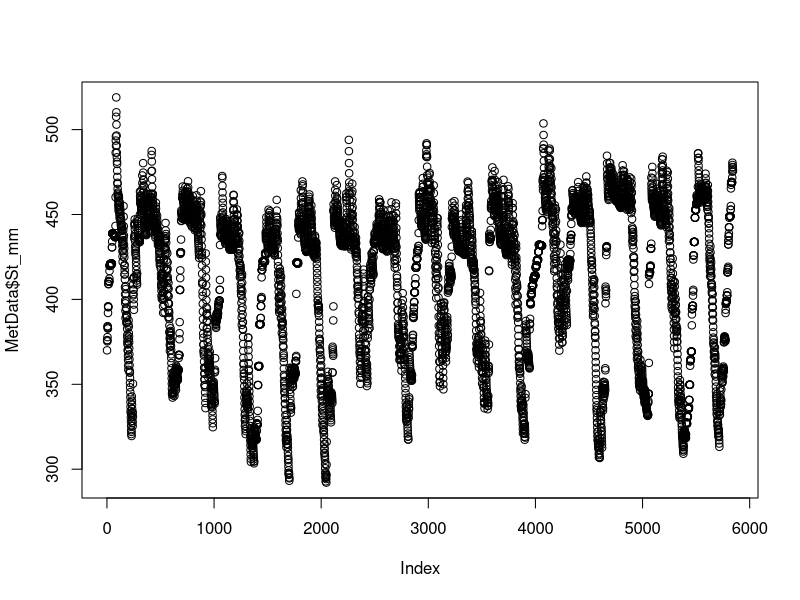
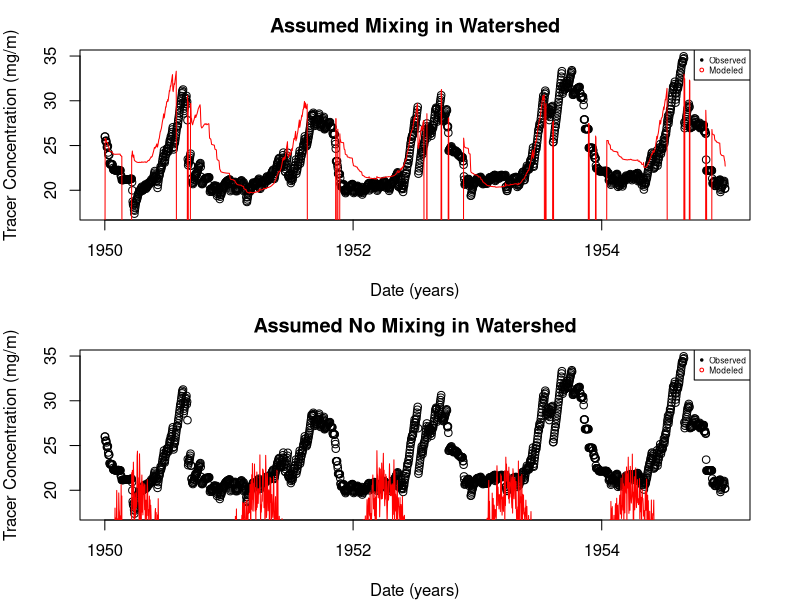
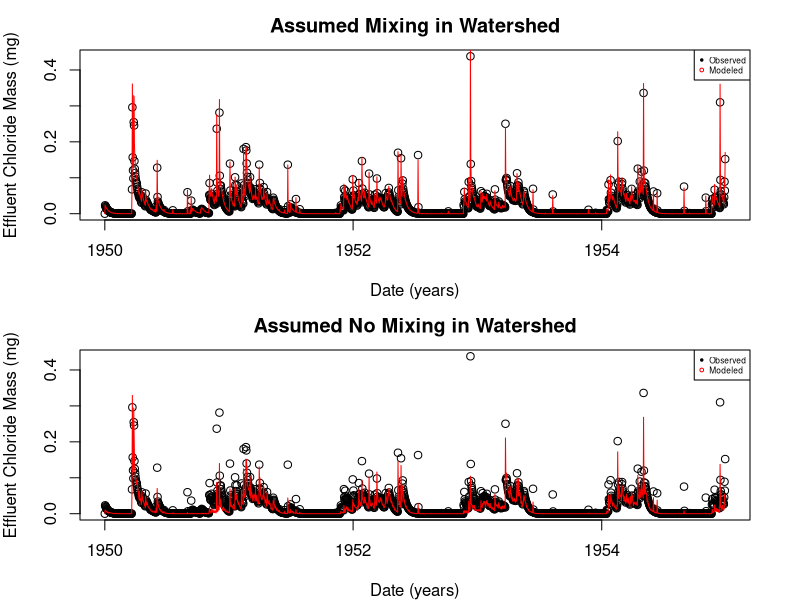
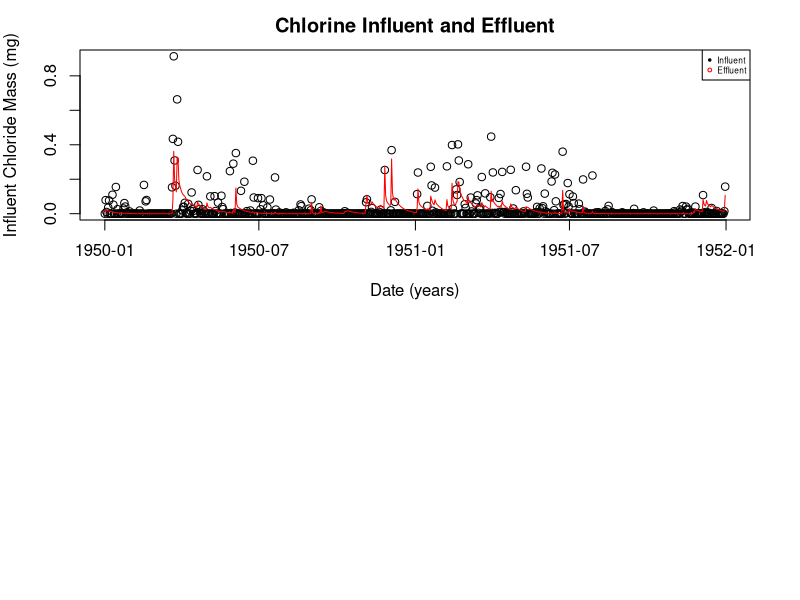
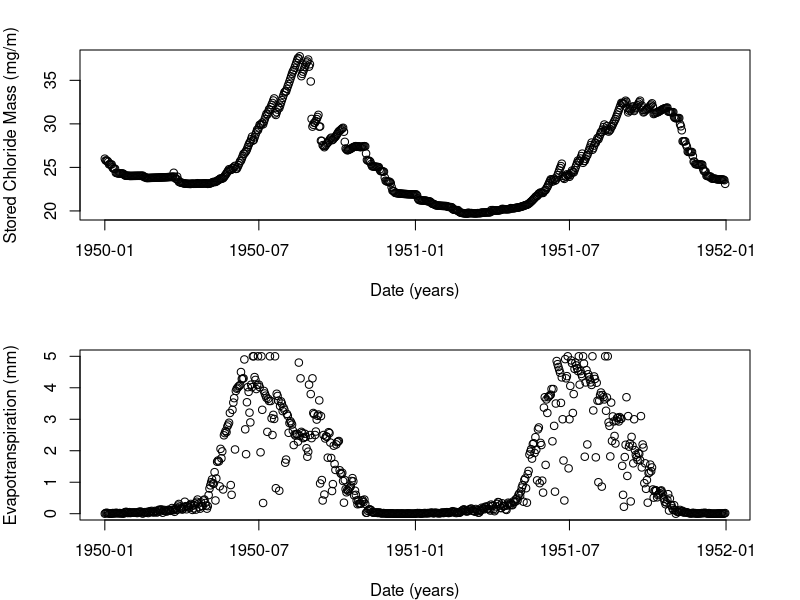
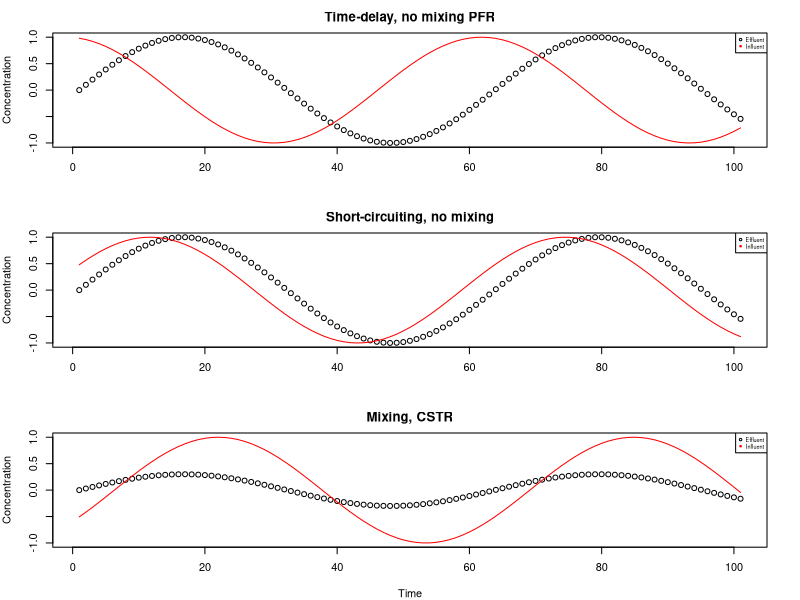

Recreate these plots in R, in order.
# Ecohydrology 2018
# In Class Assignment 11

setwd("~/github/Ecohydrology_Modeling")

#Step 1: Read in daily temperature data, convert to SI, add a date field
MetData <- read.csv("MetData_Tracer.csv")
MetData$Date = as.Date(ISOdate(MetData$Year, MetData$Month, MetData$Day))

#Step 2: Construct a Water and Tracer Mass Balance Model
#Step 2a: Compute mass of tracer In (mg)
# Convert precipitation from mm to m
MetData$Precip_m = MetData$Precip_mm / 1000
MetData$Tin_obs_mg = MetData$Cin_mgm * MetData$Precip_m

#Step 2b: Set up the catchment water balance (delta S = Precip - ET - Q)
# Assume an initial catchment storage of 400 mm
# Calculate the mass balance through time
MetData$Q_m = MetData$Q_mm/1000

Si_mm = 370 
Si_m = Si_mm / 1000
MetData$St_mm[1] = Si_mm # initialize with starting condition
for (i in 2:length(MetData$Precip_mm))
{
  MetData$St_mm[i] = MetData$St_mm[i-1] + MetData$Precip_mm[i] - MetData$ET_mm[i] - MetData$Q_mm[i] 
}

MetData$St_m = MetData$St_mm/1000

plot(MetData$St_mm)

#Step 2c: Set up the tracer mass balance (delta C_mass = C_mass_in - C_mass_Q - C_Mass_ET)
# Assume ET removes 0 tracer
# Initial Conditions: average precip concentration is ~ 10 mg / m
# Assume an initial catchment storage tracer concentration of 26 mg / m
# Why are we assuming catchment stored concentration is higher than input concentration?

Ci_mgm = 26
Ti_mg = Ci_mgm * Si_m

# Assume mixing in the catchement
# initialize with starting condition
MetData$Ts_mg = Ti_mg 
MetData$Cs_mgm = MetData$Ts_mg / MetData$St_m
MetData$Tout_mix_mg = MetData$Q_m * MetData$Cs_mgm

for (i in 2:length(MetData$Precip_mm))
{
  MetData$Ts_mg[i] = MetData$Ts_mg[i-1] + (MetData$Precip_m[i]*MetData$Cin_mgm[i]) - MetData$Tout_mix_mg[i-1]  
  MetData$Cs_mgm[i] = MetData$Ts_mg[i] / MetData$St_m[i]
  MetData$Tout_mix_mg[i] = MetData$Q_m[i] * MetData$Cs_mgm[i]
}

# Assume no mixing, calculate Tout_nomix_mg
MetData$Tout_nomix_mg = MetData$Q_m * MetData$Cin_mgm

# Convert Tout values into Cout values
MetData$Cout_mix_mgm = MetData$Tout_mix_mg / MetData$Q_m
MetData$Cout_nomix_mgm = MetData$Tout_nomix_mg / MetData$Q_m

# Replace all NaN for zero flow with 0
MetData[is.na(MetData)] <- 0

# Plot the observed vs simulated values for mass and concentration

# Observed vs simulated values for concentration for mixing and no mixing conditions
par(mfrow=c(2,1))
par(mar=c(4,4,2.5,2.5))
plot(MetData$Date[1:(5*365)], MetData$Cout_mgm[1:(5*365)], main = "Assumed Mixing in Watershed", xlab = "Date (years)", ylab = "Tracer Concentration (mg/m)")
lines(MetData$Date[1:(5*365)], MetData$Cout_mix_mgm[1:(5*365)], col = "red")
legend( x= "topright", 
        legend=c("Observed","Modeled"), 
        col=c("black","red"),
        pch=c(20, 21), cex = 0.5)
plot(MetData$Date[1:(5*365)], MetData$Cout_mgm[1:(5*365)], main = "Assumed No Mixing in Watershed", xlab = "Date (years)", ylab = "Tracer Concentration (mg/m)")
lines(MetData$Date[1:(5*365)], MetData$Cout_nomix_mgm[1:(5*365)], col = "red")
legend( x= "topright", 
        legend=c("Observed","Modeled"), 
        col=c("black","red"),
        pch=c(20, 21), cex = 0.5)

# Observed vs simulated values for mass for mixing and no mixing conditions
  # Calculate Tout observed using the Cout and Q
  MetData$Tout_obs_mg = MetData$Cout_mgm * MetData$Q_m

  par(mfrow=c(2,1))
  par(mar=c(4,4,2.5,2.5))
plot(MetData$Date[1:(5*365)], MetData$Tout_obs_mg[1:(5*365)], main = "Assumed Mixing in Watershed", xlab = "Date (years)", ylab = "Effluent Chloride Mass (mg)")
lines(MetData$Date[1:(5*365)], MetData$Tout_mix_mg[1:(5*365)], col = "red")
legend( x= "topright", 
        legend=c("Observed","Modeled"), 
        col=c("black","red"),
        pch=c(20, 21), cex = 0.5)

plot(MetData$Date[1:(5*365)], MetData$Tout_obs_mg[1:(5*365)], main = "Assumed No Mixing in Watershed", xlab = "Date (years)", ylab = "Effluent Chloride Mass (mg)")
lines(MetData$Date[1:(5*365)], MetData$Tout_nomix_mg[1:(5*365)], col = "red")
legend( x= "topright", 
        legend=c("Observed","Modeled"), 
        col=c("black","red"),
        pch=c(20, 21), cex = 0.5)

#Step 4: Using the water and tracer mass balances, go back and re-estimate the initial catchment storage
# The inital guess of 400 mg/m appeared to be too high, so the value was re-estimated to be 370 mg/m
# Both concentration and mass plots show that the assumed mixing in the watershed condition matched the observed data best,
# so the mixing condition is used 

#Step 5: Plot Two years of Chloride mass In and Out # for the mixing condition
#Compare in and out time series
#Which signal has more variability? Why?
plot(MetData$Date[1:(2*365)], MetData$Tin_obs_mg[1:(2*365)], xlab = "Date (years)", ylab = "Influent Chloride Mass (mg)", main = "Chlorine Influent and Effluent")
lines(MetData$Date[1:(2*365)], MetData$Tout_mix_mg[1:(2*365)], xlab = "Date (years)", ylab = "Effluent Chloride Mass (mg)", col = "red")
legend( x= "topright", 
        legend=c("Influent","Effluent"), 
        col=c("black","red"),
        pch=c(20, 21), cex = 0.5)

#Step 6: Plot two years of catchment Storage chloride concentration (mg / m) and ET
# What effect are we seeing here?
par(mfrow=c(2,1))
par(mar=c(4,4,2.5,2.5))
plot(MetData$Date[1:(2*365)], MetData$Cs_mgm[1:(2*365)], xlab = "Date (years)", ylab = "Stored Chloride Mass (mg/m)")
plot(MetData$Date[1:(2*365)], MetData$ET_mm[1:(2*365)], xlab = "Date (years)", ylab = "Evapotranspiration (mm)")

# we expect to see that as ET increases, concentration increases because the evaporated water is leaving behind a higher concentration of water

#Are watersheds continuously stirred batch reactors?
#This was the classic assumption, but is being challenged and now largely rejected
#Compare our asumptions to those of McMillan et al (2012)


## Graphical representation of different expectations for mixing or nonmixing conditions
x=seq(0,10,0.1)
par(mfrow=c(3,1))
par(mar=c(4,4,2.5,2.5))
  
  # Time-delay, no mixing
  xpfr=x+140
  plot(1*sin(x), main = "Time-delay, no mixing PFR", ylab = "Concentration", xlab = "")
  lines(1*sin(xpfr), col = "red")
  legend( x= "topright",
          legend=c("Effluent","Influent"), 
          col=c("black","red"),
          pch=c(21, 20), cex = 0.5)
  
  # Short-circuiting, nonzero storage
  xsc=x+0.5
  plot(1*sin(x), main = "Short-circuiting, no mixing", ylab = "Concentration", xlab = "")
  lines(1*sin(xsc), col = "red")
  legend( x= "topright",
          legend=c("Effluent","Influent"), 
          col=c("black","red"),
          pch=c(21, 20), cex = 0.5)
  
  # Mixing
  xsc=x+100
  plot(0.3*sin(x), main = "Mixing, CSTR", ylim = c(-1,1), ylab = "Concentration", xlab = "Time")
  lines(1*sin(xsc), col = "red")
  legend( x= "topright",
          legend=c("Effluent","Influent"), 
          col=c("black","red"),
          pch=c(21, 20), cex = 0.5)

